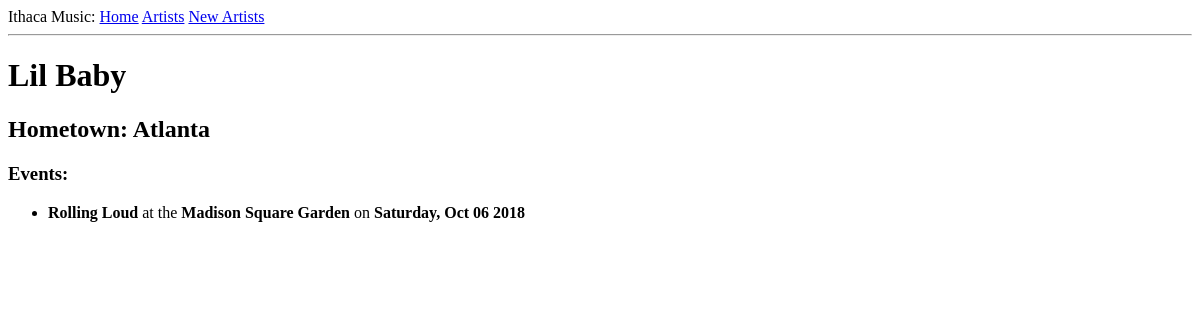
Page /artist/Lil Baby on the earlier database version.
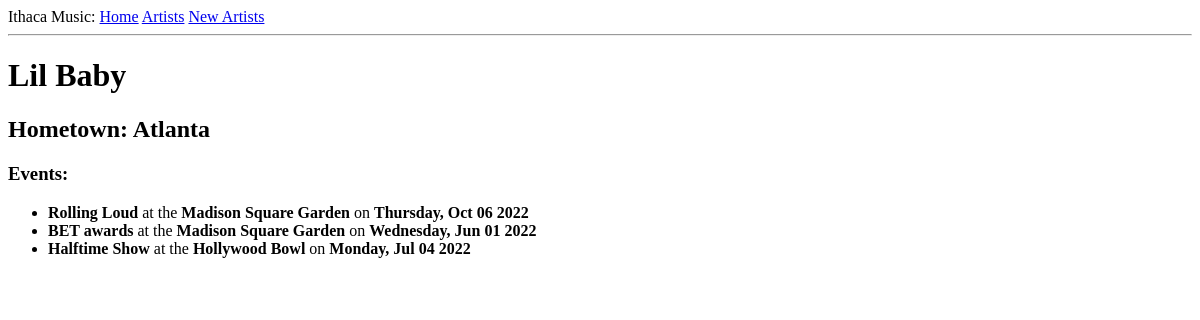
Same page on the later database version.
### app/models.py (models this page shows, shortened)
class Artist(db.Model):
    id = db.Column(db.Integer, primary_key=True)
    name = db.Column(db.String(120), index=True)
    hometown = db.Column(db.String(120), index=True)
    description = db.Column(db.String(240))
    artistToEvents = db.relationship('ArtistToEvent', backref='artist', lazy='dynamic')

class ArtistToEvent(db.Model):
    id = db.Column(db.Integer, primary_key=True)
    artist_id = db.Column(db.Integer, db.ForeignKey('artist.id'))
    event_id = db.Column(db.Integer, db.ForeignKey('event.id'))

class Event(db.Model):
    id = db.Column(db.Integer, primary_key=True)
    name = db.Column(db.String(120), index=True, unique=True)
    date = db.Column(db.DateTime(timezone=True))
    artistToEvents = db.relationship('ArtistToEvent', backref='event', lazy='dynamic')
    venue_id = db.Column(db.Integer, db.ForeignKey('venue.id'))

class Venue(db.Model):
    id = db.Column(db.Integer, primary_key=True)
    name = db.Column(db.String(120), index=True)
    location = db.Column(db.String(120), index=True)
    events = db.relationship('Event', backref='venue', lazy='dynamic')

### app/routes.py (the view)
@app.route('/artist/<name>')
def artist(name):
    art = Artist.query.filter(Artist.name == name).first_or_404()
    return render_template('artist.html', title=art.name, artist=art)

### app/templates/artist.html
{% extends "base.html" %}
{% block content %}
      <h1>{{ artist.name }}</h1>
      <h2>{{  "Hometown: " + artist.hometown  }}</h2>
    <h3>Events:</h3>
    <ul>
        {% for ae in artist.artistToEvents %}
         <li><b>{{ ae.event.name }}</b> at the <b>{{ ae.event.venue.name }}</b> on
            <b>{{ae.event.date.strftime('%A, %b %d %Y')}}</b>
        {% endfor %}
     </ul>
{% endblock %}

### app/templates/base.html (shortened to what this page needs)
<!doctype html>
<html>
    <head>
    </head>
    <body>
        <div>
            Ithaca Music:
            <a href="{{ url_for('index') }}">Home</a>
            <a href="{{ url_for('artists') }}">Artists</a>
            <a href="{{ url_for('new_artist') }}">New Artists</a>
        </div>
        <hr>
        {% block content %}{% endblock %}
    </body>
</html>

Differences in the rows shown:
changed through a linked row, ArtistToEvent "Rolling Loud": event "Saturday, Oct 06 2018" → "Thursday, Oct 06 2022"
added ArtistToEvent: event.name "BET awards", event.venue.name "Madison Square Garden", event "Wednesday, Jun 01 2022"
added ArtistToEvent: event.name "Halftime Show", event.venue.name "Hollywood Bowl", event "Monday, Jul 04 2022"
